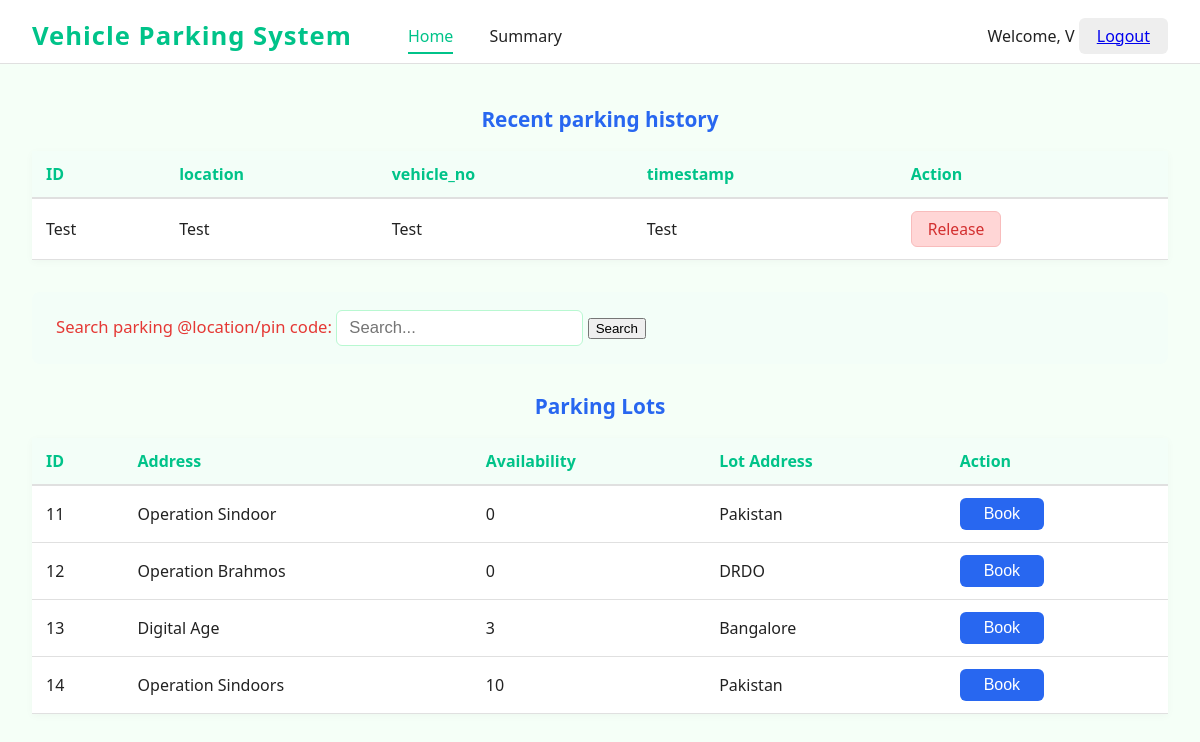
/dashboard/user/2 (signed in), run on the app's committed database.
### models/models.py (models this page shows)
class User(db.Model,UserMixin):
    __tablename__ = 'user'
    id = db.Column(db.Integer, primary_key=True, autoincrement=True)
    email = db.Column(db.Text, unique=True, nullable=False)
    password = db.Column(db.Text, nullable=False)
    full_name = db.Column(db.Text, nullable=False)
    address = db.Column(db.Text, nullable=False)
    pincode = db.Column(db.Text, nullable=False)
    vehicle_number = db.Column(db.Text,nullable=True)
    is_admin=db.Column(db.Text,default="user")

class Parking_lot(db.Model):
    __tablename__='parking_lot'
    lot_id=db.Column(db.Integer,primary_key=True,autoincrement=True)
    owner_id = db.Column(db.Integer, db.ForeignKey('user.id', ondelete='CASCADE'))
    lot_name= db.Column(db.Text,nullable=False,unique=True)
    lot_address=db.Column(db.Text,nullable=False)
    lot_spot_count=db.Column(db.Integer,nullable=False)
    lot_price_per_hour=db.Column(db.Integer,nullable=False)
    owner = db.relationship('User', backref=db.backref('parking_lots', passive_deletes=True))
    spots = db.relationship('Parking_spot', backref='lot', cascade="all, delete", passive_deletes=True)

### controllers/controllers.py (the view, shortened to what this page needs)
@main.route("/dashboard/user/<id>",methods=['GET','POST'])
@role_required('user')
def user_dashboard(id):
    if request.method=="GET":
        user=User.query.filter(User.id==id).first()
        user_data={
                                "name": user.full_name,
                                "address": user.address,
                                "email": user.email,
                                "pincode": user.pincode,
                                "vehicle_number": user.vehicle_number,
                                "id": user.id
                }
        parking_locations=Parking_lot.query.all()
        parking_data={}
        for location in parking_locations:
                available_spots=Parking_spot.query.filter_by(lot_id=location.lot_id,is_available="Yes").count()
                parking_data[location.lot_id]={
                                            'lot_name':location.lot_name,
                                            'lot_address':location.lot_address,
                                            'available_spots': available_spots
                }
        print(parking_data)
        return render_template('dashboard_user.html',user_data=user_data, parking_data=parking_data)

### app.py (called while the page is built)
def create_app():
    app = Flask(__name__, template_folder="templates")
    if os.getenv('ENV', 'development') != "production":
        print("Starting Local Development")
        app.config.from_object(LocalDevelopmentConfig)
    else:
        raise Exception("Currently no production config is setup")
    app.register_blueprint(main)
    db.init_app(app)
    login_manager = LoginManager()
    login_manager.login_view = "main.login"
    login_manager.init_app(app)
    @login_manager.user_loader
    def load_user(user_id):
        return User.query.get(int(user_id))
    return app

### controllers/controllers.py (called while the page is built)
def role_required(required_role):
    def decorator(f):
        @wraps(f)
        def decorated_function(*args, **kwargs):
            if not current_user.is_authenticated:
                flash('Please log in to access this page.', 'warning')
                return redirect(url_for('main.login'))
            if required_role == "admin" and current_user.is_admin != "Yes":
                flash('You do not have permission to access this page.', 'danger')
                return redirect(url_for('main.login'))
            return f(*args, **kwargs)
        return decorated_function
    return decorator

### templates/dashboard_user.html (shortened to what this page needs)
<!DOCTYPE html>
<html lang="en">
<head>
    <link rel="stylesheet" href="{{ url_for('static', filename='css/dashboard_user_style.css') }}">
</head>
<body>
    <header>
        <div class="header-left">
            <span class="system-title">Vehicle Parking System</span>
            <nav>
                <a href="{{ url_for ('main.user_dashboard',id=user_data.id) }}" class="active">Home</a>
                <a href="#">Summary</a>
            </nav>
        </div>
        <div class="navbar-right">
          <span class="welcome">Welcome, {{user_data.name[0]}}</span>
          <a href="{{ url_for('main.logout') }}" class="logout-btn">Logout</a>
        </div>
    </header>
    <main>
        <section class="history-section">
            <h2>Recent parking history</h2>
            <table>
                <thead>
                    <tr>
                        <th>ID</th>
                        <th>location</th>
                        <th>vehicle_no</th>
                        <th>timestamp</th>
                        <th>Action</th>
                    </tr>
                </thead>
                <tbody>
                    <tr>
                        <td>Test</td>
                        <td>Test</td>
                        <td>Test</td>
                        <td>Test</td>
                        <td><span class="action-btn release">Release</span></td>
                    </tr>
                </tbody>
            </table>
        </section>
        <section class="search-section">
            <form action="{{ url_for('main.user_dashboard', id=user_data.id) }}" method="post">
            <label for="search">Search parking @location/pin code:</label>
            <input type="text" id="search_location" name="search_location" placeholder="Search..."
            pattern="^[a-zA-Z0-9\s]+$"
            title="Only letters, numbers, and spaces allowed.">
            <button type="submit">Search</button>
            </form>
        </section>
        <section class="lots-section">
            <h2>Parking Lots </h2>
            <table>
                <thead>
                    <tr>
                        <th>ID</th>
                        <th>Address</th>
                        <th>Availability</th>
                        <th>Lot Address</th>
                        <th>Action</th>
                    </tr>
                </thead>
                <tbody>
                    {% if parking_data %}
                            {% for lot_id, location in parking_data.items() %}
                                <tr>
                                    <td>{{ lot_id }}</td>
                                    <td>{{ location.lot_name }}</td>
                                    <td>{{ location.available_spots }}</td>
                                    <td>{{ location.lot_address }}</td>
                                    <td><button class="book-btn">Book</button></td>
                                </tr>
                            {% endfor %}
                    {% else %}
                        <tr><td colspan="4">No parking data available.</td></tr>
                    {% endif %}
                </tbody>
            </table>
        </section>
    </main>
</body>
</html>

### static/css/dashboard_user_style.css (style rules this page uses)
body { font-family: 'Segoe UI', Arial, sans-serif; background: #f5fff7; margin: 0; padding: 0; color: #222; }
header { display: flex; justify-content: space-between; align-items: center; background: #fff; border-bottom: 1px solid #e0e0e0; padding: 18px 32px 10px 32px; }
.header-left { display: flex; align-items: center; }
.system-title { color: #00c389; font-size: 1.6em; font-weight: bold; margin-right: 40px; letter-spacing: 1px; }
nav a { text-decoration: none; color: #222; margin: 0 16px; font-weight: 500; padding-bottom: 5px; border-bottom: 2px solid transparent; transition: border 0.2s; }
nav a.active, nav a:hover { border-bottom: 2px solid #00c389; color: #00c389; }
.logout-btn { background: #eee; border: none; border-radius: 6px; padding: 7px 18px; font-size: 1em; cursor: pointer; transition: background 0.2s; }
main { padding: 24px 32px; }
section { margin-bottom: 32px; }
h2 { color: #2867f0; font-size: 1.3em; margin-bottom: 18px; font-weight: 600; text-align: center; }
table { width: 100%; border-collapse: collapse; background: #fff; margin: 0 auto 16px auto; box-shadow: 0 2px 8px rgba(0,0,0,0.03); }
th, td { padding: 12px 14px; text-align: left; }
th { background: #f3fef8; color: #00c389; font-weight: 600; border-bottom: 2px solid #e0e0e0; }
td { border-bottom: 1px solid #e0e0e0; }
.action-btn { display: inline-block; padding: 6px 16px; border-radius: 6px; font-size: 0.98em; font-weight: 500; }
.action-btn.release { background: #ffd6d6; color: #d32f2f; border: 1px solid #f8bcbc; }
.search-section { background: #f3fef8; padding: 18px 24px; border-radius: 8px; margin-bottom: 28px; display: flex; align-items: center; gap: 12px; font-size: 1.04em; }
.search-section label { color: #e53935; font-weight: 500; }
.search-section input[type="text"] { padding: 7px 12px; border: 1px solid #b8f8d1; border-radius: 6px; font-size: 1em; outline: none; min-width: 180px; }
.book-btn { background: #2867f0; color: #fff; border: none; border-radius: 6px; padding: 7px 24px; font-size: 1em; cursor: pointer; transition: background 0.2s; }

### data on the page
User: full_name "V"
Parking_lot: lot_name "Operation Sindoor", lot_address "Pakistan"
Parking_lot: lot_name "Operation Brahmos", lot_address "DRDO"
Parking_lot: lot_name "Digital Age", lot_address "Bangalore"
Parking_lot: lot_name "Operation Sindoors", lot_address "Pakistan"

### other printed values
{{ lot_id }} "11" "12" "13" "14"
{{ location.available_spots }} "0" "0" "3" "10"
